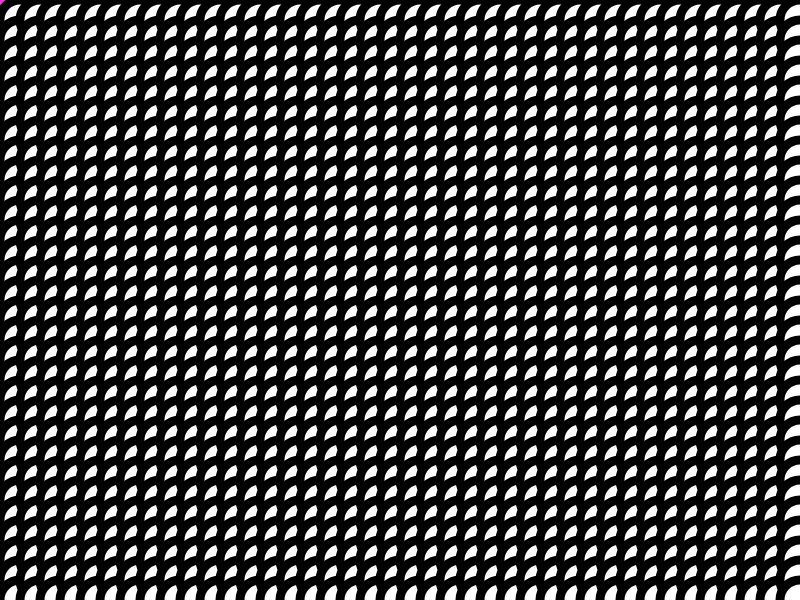
Frame 1 (no input)
Frame 60 (no input): identical to frame 1, image omitted
Frame 120 (the mouse pressed at the canvas centre since frame 60): identical to frame 1, image omitted

The p5.js sketch that drew this single still picture (run headless with seeded random() and noise() and a simulated clock; from frame 60 on, the mouse is pressed at the canvas centre):

// p5.js sketch
// ── sketch.js
function setup() {
  createCanvas(800, 600);
  strokeWeight(9)
 }

function draw() {
  background(340, 44, 222);
  for (var x = 20; x < width +15; x += 20) {
    for (var y = 20; y < height + 15; y += 20)
    ellipse(x, y, 40, 40);
  }
}
